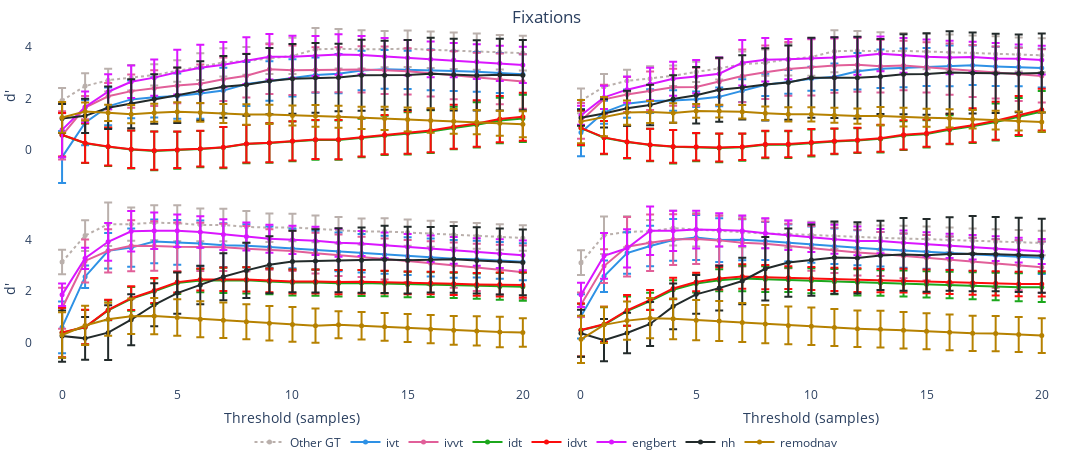

Source (notebook cell):
### Markdown cell above
## Figures
### (1) $d'$ over Thresholds

### Code cell
METRIC = peyes.constants.D_PRIME_STR

dprime_thresholds_figure = ch_sdt.multi_channel_figure(
    csdt_metrics,
    metric=METRIC,
    yaxis_title=r"d'", show_other_gt=True,
    error_bars='std', show_err_bands=False,
    colors={k: v[1] for k, v in LABELER_PLOTTING_CONFIG.items()},
    subplots_hspace=0, subplots_vspace=0,
)

dprime_thresholds_figure.update_layout(
    width=W, height=H,
    title=dict(text=TITLE, y=0.975, x=0.5, xanchor='center'),
    paper_bgcolor='rgba(0, 0, 0, 0)', plot_bgcolor='rgba(0, 0, 0, 0)',
    
    # remove axis grids
    xaxis=dict(showgrid=False, zeroline=False, showline=False), yaxis=dict(showgrid=False, zeroline=False, showline=False),
    xaxis2=dict(showgrid=False, zeroline=False, showline=False), yaxis2=dict(showgrid=False, zeroline=False, showline=False),
    xaxis3=dict(showgrid=False, zeroline=False, showline=False), yaxis3=dict(showgrid=False, zeroline=False, showline=False),
    xaxis4=dict(showgrid=False, zeroline=False, showline=False), yaxis4=dict(showgrid=False, zeroline=False, showline=False),
    
    # move legend to bottom
    legend=dict(orientation="h", yanchor="top", xanchor="center", xref='container', yref='container', x=0.5, y=0.05),
    # showlegend=False,   # hide legend
    margin=dict(l=10, r=0, b=10, t=0, pad=0),
)
dprime_thresholds_figure.layout.annotations = []   # remove subtitles

save_fig(dprime_thresholds_figure, FIG_ID, PANEL_ID, f"{TITLE.lower()}-discrimination_multi_threshold-{METRIC.lower()}", IS_SUPP)
dprime_thresholds_figure.show()

### Figure 1 — Plotly figure (JSON) as saved in the notebook; plotly's stock layout.template omitted (floating-point values rounded to 4 significant figures)
{"data": [{"error_y": {"array": [0.4893, 0.4963, 0.439, 0.4956, 0.412, 0.4166, 0.5189, 0.5506, 0.538, 0.5959, 0.7057, 0.8252, 0.7674, 0.7405, 0.7033, 0.7119, 0.709, 0.7068, 0.7053, 0.6711, 0.6707], "type": "data"}, "legendgroup": "Other GT", "line": {"color": "#bab0ac", "dash": "dot"}, "marker": {"color": "#bab0ac", "size": 5}, "mode": "lines+markers", "name": "Other GT", "showlegend": true, "x": [0, 1, 2, 3, 4, 5, 6, 7, 8, 9, 10, 11, 12, 13, 14, 15, 16, 17, 18, 19, 20], "y": [1.914, 2.474, 2.703, 2.794, 2.905, 3.064, 3.231, 3.394, 3.449, 3.543, 3.645, 3.9, 3.924, 3.898, 3.91, 3.924, 3.884, 3.847, 3.81, 3.789, 3.754], "type": "scatter", "xaxis": "x", "yaxis": "y"}, {"error_y": {"array": [1.01, 0.8778, 0.7339, 0.7284, 0.7843, 0.8787, 0.9805, 0.882, 0.8565, 0.7687, 0.7252, 0.6855, 0.7609, 0.7625, 0.7543, 0.7424, 0.7908, 0.7753, 0.7725, 0.7746, 0.7786], "type": "data"}, "legendgroup": "ivt", "line": {"color": "#2E91E5"}, "marker": {"color": "#2E91E5", "size": 5}, "mode": "lines+markers", "name": "ivt", "showlegend": true, "x": [0, 1, 2, 3, 4, 5, 6, 7, 8, 9, 10, 11, 12, 13, 14, 15, 16, 17, 18, 19, 20], "y": [-0.2812, 1.055, 1.687, 1.958, 2.037, 2.087, 2.183, 2.299, 2.557, 2.674, 2.791, 2.9, 2.955, 3.08, 3.123, 3.105, 3.099, 3.062, 3.027, 2.979, 2.931], "type": "scatter", "xaxis": "x", "yaxis": "y"}, {"error_y": {"array": [0.9364, 0.453, 0.5115, 0.6431, 0.6963, 0.6896, 0.7526, 0.8446, 0.8479, 0.9631, 0.9632, 0.874, 0.8725, 0.8948, 0.9203, 0.8966, 0.9019, 0.9298, 0.9459, 0.9849, 1.056], "type": "data"}, "legendgroup": "ivvt", "line": {"color": "#E15F99"}, "marker": {"color": "#E15F99", "size": 5}, "mode": "lines+markers", "name": "ivvt", "showlegend": true, "x": [0, 1, 2, 3, 4, 5, 6, 7, 8, 9, 10, 11, 12, 13, 14, 15, 16, 17, 18, 19, 20], "y": [0.5621, 1.639, 2.078, 2.279, 2.393, 2.501, 2.564, 2.741, 2.878, 3.131, 3.087, 3.106, 3.11, 3.123, 3.086, 3.047, 2.977, 2.897, 2.824, 2.755, 2.655], "type": "scatter", "xaxis": "x", "yaxis": "y"}, {"error_y": {"array": [0.8513, 0.7693, 0.7412, 0.7336, 0.748, 0.7171, 0.7051, 0.7998, 0.7414, 0.7662, 0.775, 0.7649, 0.766, 0.7478, 0.7613, 0.8181, 0.8256, 0.8264, 0.8778, 0.881, 0.9166], "type": "data"}, "legendgroup": "idt", "line": {"color": "#1CA71C"}, "marker": {"color": "#1CA71C", "size": 5}, "mode": "lines+markers", "name": "idt", "showlegend": true, "x": [0, 1, 2, 3, 4, 5, 6, 7, 8, 9, 10, 11, 12, 13, 14, 15, 16, 17, 18, 19, 20], "y": [0.5764, 0.2569, 0.1155, 0.01273, -0.04039, -0.01311, 0.02905, 0.08707, 0.2235, 0.261, 0.3287, 0.3801, 0.3773, 0.4626, 0.5601, 0.6408, 0.7079, 0.8481, 0.9705, 1.137, 1.217], "type": "scatter", "xaxis": "x", "yaxis": "y"}, {"error_y": {"array": [0.8471, 0.7642, 0.7363, 0.729, 0.7424, 0.7086, 0.6935, 0.7865, 0.7291, 0.7552, 0.7644, 0.7559, 0.7618, 0.7499, 0.7601, 0.8226, 0.8432, 0.8567, 0.9018, 0.8991, 0.9313], "type": "data"}, "legendgroup": "idvt", "line": {"color": "#FB0D0D"}, "marker": {"color": "#FB0D0D", "size": 5}, "mode": "lines+markers", "name": "idvt", "showlegend": true, "x": [0, 1, 2, 3, 4, 5, 6, 7, 8, 9, 10, 11, 12, 13, 14, 15, 16, 17, 18, 19, 20], "y": [0.5854, 0.2673, 0.1268, 0.02483, -0.02764, 0.0002573, 0.04301, 0.1016, 0.2392, 0.2778, 0.3468, 0.4003, 0.4002, 0.49, 0.5887, 0.6745, 0.751, 0.8976, 1.024, 1.195, 1.28], "type": "scatter", "xaxis": "x", "yaxis": "y"}, {"error_y": {"array": [1.064, 0.5971, 0.6747, 0.6293, 0.705, 0.8703, 0.8992, 0.8774, 0.907, 0.8803, 0.8189, 0.7723, 0.784, 0.7417, 0.7174, 0.6885, 0.6927, 0.6636, 0.6729, 0.6851, 0.7013], "type": "data"}, "legendgroup": "engbert", "line": {"color": "#DA16FF"}, "marker": {"color": "#DA16FF", "size": 5}, "mode": "lines+markers", "name": "engbert", "showlegend": true, "x": [0, 1, 2, 3, 4, 5, 6, 7, 8, 9, 10, 11, 12, 13, 14, 15, 16, 17, 18, 19, 20], "y": [0.7758, 1.666, 2.256, 2.642, 2.803, 3.014, 3.183, 3.305, 3.458, 3.614, 3.61, 3.641, 3.701, 3.676, 3.622, 3.575, 3.513, 3.482, 3.42, 3.359, 3.296], "type": "scatter", "xaxis": "x", "yaxis": "y"}, {"error_y": {"array": [0.5631, 0.6636, 0.8242, 0.9527, 0.9605, 1.078, 1.153, 1.201, 1.201, 1.284, 1.356, 1.352, 1.309, 1.375, 1.341, 1.36, 1.402, 1.392, 1.365, 1.394, 1.365], "type": "data"}, "legendgroup": "nh", "line": {"color": "#222A2A"}, "marker": {"color": "#222A2A", "size": 5}, "mode": "lines+markers", "name": "nh", "showlegend": true, "x": [0, 1, 2, 3, 4, 5, 6, 7, 8, 9, 10, 11, 12, 13, 14, 15, 16, 17, 18, 19, 20], "y": [1.218, 1.319, 1.631, 1.787, 1.972, 2.118, 2.289, 2.446, 2.523, 2.67, 2.755, 2.795, 2.808, 2.893, 2.895, 2.907, 2.952, 2.919, 2.889, 2.918, 2.897], "type": "scatter", "xaxis": "x", "yaxis": "y"}, {"error_y": {"array": [0.5941, 0.3499, 0.3145, 0.3523, 0.3506, 0.3725, 0.3629, 0.3691, 0.3978, 0.3726, 0.3867, 0.4208, 0.4259, 0.4334, 0.4523, 0.4618, 0.4726, 0.4804, 0.4711, 0.4865, 0.5045], "type": "data"}, "legendgroup": "remodnav", "line": {"color": "#B68100"}, "marker": {"color": "#B68100", "size": 5}, "mode": "lines+markers", "name": "remodnav", "showlegend": true, "x": [0, 1, 2, 3, 4, 5, 6, 7, 8, 9, 10, 11, 12, 13, 14, 15, 16, 17, 18, 19, 20], "y": [1.258, 1.491, 1.436, 1.384, 1.438, 1.477, 1.45, 1.41, 1.368, 1.375, 1.334, 1.315, 1.286, 1.242, 1.221, 1.179, 1.137, 1.106, 1.077, 1.035, 0.9936], "type": "scatter", "xaxis": "x", "yaxis": "y"}, {"error_y": {"array": [0.4836, 0.4879, 0.4314, 0.4779, 0.3976, 0.3953, 0.4287, 0.4935, 0.5087, 0.6238, 0.7292, 0.8159, 0.76, 0.7347, 0.699, 0.6925, 0.6907, 0.6894, 0.6887, 0.6567, 0.6568], "type": "data"}, "legendgroup": "Other GT", "line": {"color": "#bab0ac", "dash": "dot"}, "marker": {"color": "#bab0ac", "size": 5}, "mode": "lines+markers", "name": "Other GT", "showlegend": false, "x": [0, 1, 2, 3, 4, 5, 6, 7, 8, 9, 10, 11, 12, 13, 14, 15, 16, 17, 18, 19, 20], "y": [1.901, 2.453, 2.677, 2.763, 2.872, 3.025, 3.158, 3.322, 3.383, 3.507, 3.606, 3.825, 3.849, 3.824, 3.837, 3.817, 3.782, 3.749, 3.717, 3.7, 3.669], "type": "scatter", "xaxis": "x2", "yaxis": "y2"}, {"error_y": {"array": [0.919, 0.4472, 0.5479, 0.4611, 0.3977, 0.3008, 0.3665, 0.4393, 0.4337, 0.4587, 0.4643, 0.5137, 0.7109, 0.7507, 0.7545, 0.7361, 0.7935, 0.7659, 0.7626, 0.7519, 0.7503], "type": "data"}, "legendgroup": "ivt", "line": {"color": "#2E91E5"}, "marker": {"color": "#2E91E5", "size": 5}, "mode": "lines+markers", "name": "ivt", "showlegend": false, "x": [0, 1, 2, 3, 4, 5, 6, 7, 8, 9, 10, 11, 12, 13, 14, 15, 16, 17, 18, 19, 20], "y": [0.6699, 1.455, 1.792, 1.892, 1.913, 1.964, 2.056, 2.298, 2.523, 2.638, 2.757, 2.84, 3.051, 3.148, 3.183, 3.213, 3.26, 3.284, 3.239, 3.216, 3.174], "type": "scatter", "xaxis": "x2", "yaxis": "y2"}, {"error_y": {"array": [0.6912, 0.5696, 0.6787, 0.7441, 0.7175, 0.7419, 0.8986, 1.024, 1.038, 1.041, 1.093, 1.053, 1.045, 1.022, 0.9623, 0.9767, 0.9932, 1.012, 1.009, 1.034, 1.036], "type": "data"}, "legendgroup": "ivvt", "line": {"color": "#E15F99"}, "marker": {"color": "#E15F99", "size": 5}, "mode": "lines+markers", "name": "ivvt", "showlegend": false, "x": [0, 1, 2, 3, 4, 5, 6, 7, 8, 9, 10, 11, 12, 13, 14, 15, 16, 17, 18, 19, 20], "y": [1.125, 1.959, 2.149, 2.293, 2.428, 2.443, 2.642, 2.869, 3.009, 3.141, 3.201, 3.269, 3.299, 3.245, 3.274, 3.202, 3.131, 3.061, 3.001, 2.93, 2.87], "type": "scatter", "xaxis": "x2", "yaxis": "y2"}, {"error_y": {"array": [0.6765, 0.6443, 0.6375, 0.6313, 0.6477, 0.5414, 0.555, 0.5212, 0.5205, 0.5177, 0.5213, 0.4948, 0.4817, 0.5255, 0.5592, 0.5289, 0.5603, 0.6433, 0.7175, 0.7376, 0.7959], "type": "data"}, "legendgroup": "idt", "line": {"color": "#1CA71C"}, "marker": {"color": "#1CA71C", "size": 5}, "mode": "lines+markers", "name": "idt", "showlegend": false, "x": [0, 1, 2, 3, 4, 5, 6, 7, 8, 9, 10, 11, 12, 13, 14, 15, 16, 17, 18, 19, 20], "y": [0.8435, 0.4713, 0.3018, 0.1864, 0.1175, 0.1023, 0.0703, 0.1011, 0.1986, 0.2023, 0.2674, 0.3228, 0.3604, 0.4256, 0.5546, 0.6185, 0.7809, 0.9116, 1.083, 1.275, 1.49], "type": "scatter", "xaxis": "x2", "yaxis": "y2"}, {"error_y": {"array": [0.668, 0.6348, 0.6289, 0.6214, 0.6364, 0.5314, 0.5435, 0.5112, 0.5178, 0.5154, 0.517, 0.4903, 0.4787, 0.5235, 0.5668, 0.5317, 0.583, 0.6586, 0.7386, 0.7559, 0.8104], "type": "data"}, "legendgroup": "idvt", "line": {"color": "#FB0D0D"}, "marker": {"color": "#FB0D0D", "size": 5}, "mode": "lines+markers", "name": "idvt", "showlegend": false, "x": [0, 1, 2, 3, 4, 5, 6, 7, 8, 9, 10, 11, 12, 13, 14, 15, 16, 17, 18, 19, 20], "y": [0.855, 0.4845, 0.3163, 0.2018, 0.1338, 0.1199, 0.08877, 0.121, 0.2211, 0.2265, 0.2929, 0.339, 0.3778, 0.4466, 0.5829, 0.6479, 0.8219, 0.9554, 1.131, 1.332, 1.558], "type": "scatter", "xaxis": "x2", "yaxis": "y2"}, {"error_y": {"array": [0.3678, 0.449, 0.5058, 0.6318, 0.6579, 0.6434, 0.6293, 0.885, 0.8434, 0.778, 0.7658, 0.7763, 0.731, 0.6757, 0.6723, 0.6699, 0.6462, 0.5924, 0.5929, 0.555, 0.558], "type": "data"}, "legendgroup": "engbert", "line": {"color": "#DA16FF"}, "marker": {"color": "#DA16FF", "size": 5}, "mode": "lines+markers", "name": "engbert", "showlegend": false, "x": [0, 1, 2, 3, 4, 5, 6, 7, 8, 9, 10, 11, 12, 13, 14, 15, 16, 17, 18, 19, 20], "y": [1.342, 2.036, 2.336, 2.555, 2.759, 2.843, 2.954, 3.377, 3.493, 3.519, 3.551, 3.585, 3.644, 3.725, 3.667, 3.61, 3.583, 3.602, 3.549, 3.538, 3.486], "type": "scatter", "xaxis": "x2", "yaxis": "y2"}, {"error_y": {"array": [0.3156, 0.5492, 0.6806, 0.7859, 0.9191, 1.093, 1.24, 1.246, 1.404, 1.441, 1.554, 1.569, 1.583, 1.456, 1.554, 1.584, 1.601, 1.57, 1.542, 1.507, 1.534], "type": "data"}, "legendgroup": "nh", "line": {"color": "#222A2A"}, "marker": {"color": "#222A2A", "size": 5}, "mode": "lines+markers", "name": "nh", "showlegend": false, "x": [0, 1, 2, 3, 4, 5, 6, 7, 8, 9, 10, 11, 12, 13, 14, 15, 16, 17, 18, 19, 20], "y": [1.246, 1.413, 1.612, 1.736, 1.973, 2.118, 2.335, 2.422, 2.54, 2.609, 2.796, 2.802, 2.801, 2.847, 2.935, 2.941, 3.001, 2.983, 2.968, 2.967, 2.98], "type": "scatter", "xaxis": "x2", "yaxis": "y2"}, {"error_y": {"array": [0.8439, 0.7615, 0.4716, 0.4252, 0.3802, 0.2667, 0.2458, 0.2599, 0.2629, 0.2786, 0.2732, 0.2944, 0.2961, 0.3569, 0.3607, 0.3483, 0.355, 0.3589, 0.3634, 0.3687, 0.3749], "type": "data"}, "legendgroup": "remodnav", "line": {"color": "#B68100"}, "marker": {"color": "#B68100", "size": 5}, "mode": "lines+markers", "name": "remodnav", "showlegend": false, "x": [0, 1, 2, 3, 4, 5, 6, 7, 8, 9, 10, 11, 12, 13, 14, 15, 16, 17, 18, 19, 20], "y": [1.095, 1.285, 1.448, 1.466, 1.43, 1.508, 1.504, 1.479, 1.421, 1.379, 1.377, 1.341, 1.309, 1.309, 1.269, 1.249, 1.224, 1.187, 1.151, 1.115, 1.079], "type": "scatter", "xaxis": "x2", "yaxis": "y2"}, {"error_y": {"array": [0.4755, 0.5961, 0.8445, 0.6472, 0.6812, 0.6981, 0.6362, 0.6288, 0.6134, 0.5535, 0.5329, 0.5231, 0.5145, 0.5072, 0.5135, 0.5083, 0.5041, 0.5008, 0.4985, 0.497, 0.4966], "type": "data"}, "legendgroup": "Other GT", "line": {"color": "#bab0ac", "dash": "dot"}, "marker": {"color": "#bab0ac", "size": 5}, "mode": "lines+markers", "name": "Other GT", "showlegend": false, "x": [0, 1, 2, 3, 4, 5, 6, 7, 8, 9, 10, 11, 12, 13, 14, 15, 16, 17, 18, 19, 20], "y": [3.126, 4.152, 4.597, 4.597, 4.653, 4.631, 4.569, 4.562, 4.491, 4.46, 4.47, 4.414, 4.361, 4.311, 4.314, 4.268, 4.224, 4.181, 4.14, 4.1, 4.062], "type": "scatter", "xaxis": "x3", "yaxis": "y3"}, {"error_y": {"array": [1.006, 0.4386, 0.6852, 0.7465, 0.8467, 0.8649, 0.8894, 0.8455, 0.8349, 0.7991, 0.7674, 0.7583, 0.7508, 0.7447, 0.74, 0.7367, 0.7348, 0.7344, 0.7112, 0.7144, 0.7198], "type": "data"}, "legendgroup": "ivt", "line": {"color": "#2E91E5"}, "marker": {"color": "#2E91E5", "size": 5}, "mode": "lines+markers", "name": "ivt", "showlegend": false, "x": [0, 1, 2, 3, 4, 5, 6, 7, 8, 9, 10, 11, 12, 13, 14, 15, 16, 17, 18, 19, 20], "y": [0.5922, 2.557, 3.565, 3.685, 3.926, 3.889, 3.849, 3.782, 3.761, 3.706, 3.65, 3.585, 3.524, 3.466, 3.41, 3.356, 3.303, 3.251, 3.239, 3.187, 3.137], "type": "scatter", "xaxis": "x3", "yaxis": "y3"}, {"error_y": {"array": [0.7983, 0.8329, 0.8389, 0.9889, 0.9565, 0.9492, 0.9395, 0.9175, 0.8774, 0.7868, 0.781, 0.7917, 0.8048, 0.7797, 0.7984, 0.8204, 0.8463, 0.8773, 0.9156, 0.9653, 1.04], "type": "data"}, "legendgroup": "ivvt", "line": {"color": "#E15F99"}, "marker": {"color": "#E15F99", "size": 5}, "mode": "lines+markers", "name": "ivvt", "showlegend": false, "x": [0, 1, 2, 3, 4, 5, 6, 7, 8, 9, 10, 11, 12, 13, 14, 15, 16, 17, 18, 19, 20], "y": [1.333, 3.168, 3.563, 3.761, 3.748, 3.715, 3.714, 3.696, 3.645, 3.61, 3.558, 3.471, 3.387, 3.323, 3.243, 3.163, 3.084, 3.002, 2.918, 2.829, 2.728], "type": "scatter", "xaxis": "x3", "yaxis": "y3"}, {"error_y": {"array": [0.9669, 0.6738, 0.3867, 0.4596, 0.4962, 0.429, 0.4542, 0.4895, 0.5057, 0.5003, 0.5055, 0.509, 0.5139, 0.5089, 0.49, 0.4952, 0.4824, 0.4874, 0.4927, 0.5187, 0.5424], "type": "data"}, "legendgroup": "idt", "line": {"color": "#1CA71C"}, "marker": {"color": "#1CA71C", "size": 5}, "mode": "lines+markers", "name": "idt", "showlegend": false, "x": [0, 1, 2, 3, 4, 5, 6, 7, 8, 9, 10, 11, 12, 13, 14, 15, 16, 17, 18, 19, 20], "y": [0.3822, 0.5952, 1.249, 1.698, 1.992, 2.312, 2.405, 2.417, 2.415, 2.374, 2.331, 2.329, 2.303, 2.312, 2.291, 2.258, 2.25, 2.221, 2.192, 2.181, 2.164], "type": "scatter", "xaxis": "x3", "yaxis": "y3"}, {"error_y": {"array": [0.9571, 0.6708, 0.3932, 0.463, 0.4861, 0.4014, 0.4248, 0.4551, 0.468, 0.4604, 0.4641, 0.4649, 0.467, 0.4606, 0.4378, 0.4409, 0.4393, 0.442, 0.4449, 0.4674, 0.4883], "type": "data"}, "legendgroup": "idvt", "line": {"color": "#FB0D0D"}, "marker": {"color": "#FB0D0D", "size": 5}, "mode": "lines+markers", "name": "idvt", "showlegend": false, "x": [0, 1, 2, 3, 4, 5, 6, 7, 8, 9, 10, 11, 12, 13, 14, 15, 16, 17, 18, 19, 20], "y": [0.3909, 0.6062, 1.266, 1.723, 2.021, 2.347, 2.446, 2.459, 2.453, 2.414, 2.372, 2.372, 2.347, 2.36, 2.348, 2.317, 2.313, 2.286, 2.259, 2.252, 2.237], "type": "scatter", "xaxis": "x3", "yaxis": "y3"}, {"error_y": {"array": [0.4369, 0.4122, 0.733, 0.7885, 0.7077, 0.6283, 0.6113, 0.5995, 0.5465, 0.5397, 0.549, 0.5444, 0.5446, 0.4887, 0.4944, 0.5019, 0.5112, 0.5227, 0.5369, 0.5546, 0.5769], "type": "data"}, "legendgroup": "engbert", "line": {"color": "#DA16FF"}, "marker": {"color": "#DA16FF", "size": 5}, "mode": "lines+markers", "name": "engbert", "showlegend": false, "x": [0, 1, 2, 3, 4, 5, 6, 7, 8, 9, 10, 11, 12, 13, 14, 15, 16, 17, 18, 19, 20], "y": [1.853, 3.272, 3.912, 4.32, 4.338, 4.343, 4.296, 4.192, 4.117, 4.03, 3.988, 3.948, 3.874, 3.846, 3.776, 3.709, 3.643, 3.579, 3.515, 3.452, 3.388], "type": "scatter", "xaxis": "x3", "yaxis": "y3"}, {"error_y": {"array": [0.9951, 0.825, 1.059, 0.9916, 0.8315, 0.8008, 0.7485, 0.9101, 1.074, 1.106, 1.192, 1.226, 1.244, 1.265, 1.306, 1.293, 1.267, 1.291, 1.286, 1.281, 1.277], "type": "data"}, "legendgroup": "nh", "line": {"color": "#222A2A"}, "marker": {"color": "#222A2A", "size": 5}, "mode": "lines+markers", "name": "nh", "showlegend": false, "x": [0, 1, 2, 3, 4, 5, 6, 7, 8, 9, 10, 11, 12, 13, 14, 15, 16, 17, 18, 19, 20], "y": [0.2513, 0.1639, 0.3864, 0.8885, 1.468, 1.921, 2.238, 2.558, 2.802, 3.019, 3.144, 3.168, 3.197, 3.198, 3.229, 3.198, 3.215, 3.23, 3.19, 3.151, 3.112], "type": "scatter", "xaxis": "x3", "yaxis": "y3"}, {"error_y": {"array": [0.8851, 0.7609, 0.6397, 0.6899, 0.7043, 0.7077, 0.6994, 0.6918, 0.6818, 0.6731, 0.673, 0.667, 0.5245, 0.5329, 0.5396, 0.5439, 0.5501, 0.5585, 0.5669, 0.589, 0.5565], "type": "data"}, "legendgroup": "remodnav", "line": {"color": "#B68100"}, "marker": {"color": "#B68100", "size": 5}, "mode": "lines+markers", "name": "remodnav", "showlegend": false, "x": [0, 1, 2, 3, 4, 5, 6, 7, 8, 9, 10, 11, 12, 13, 14, 15, 16, 17, 18, 19, 20], "y": [0.2963, 0.665, 0.9028, 1.021, 1.028, 0.9737, 0.9069, 0.8673, 0.8072, 0.7513, 0.7067, 0.6564, 0.6922, 0.6504, 0.6136, 0.5672, 0.5213, 0.4753, 0.4512, 0.4119, 0.392], "type": "scatter", "xaxis": "x3", "yaxis": "y3"}, {"error_y": {"array": [0.4795, 0.7299, 0.6026, 0.4431, 0.6724, 0.6566, 0.6049, 0.5859, 0.5742, 0.5266, 0.5063, 0.4986, 0.4919, 0.4861, 0.4879, 0.4842, 0.4812, 0.479, 0.4775, 0.4768, 0.4768], "type": "data"}, "legendgroup": "Other GT", "line": {"color": "#bab0ac", "dash": "dot"}, "marker": {"color": "#bab0ac", "size": 5}, "mode": "lines+markers", "name": "Other GT", "showlegend": false, "x": [0, 1, 2, 3, 4, 5, 6, 7, 8, 9, 10, 11, 12, 13, 14, 15, 16, 17, 18, 19, 20], "y": [3.1, 4.166, 4.3, 4.319, 4.444, 4.384, 4.334, 4.288, 4.232, 4.212, 4.183, 4.14, 4.1, 4.062, 4.05, 4.017, 3.984, 3.953, 3.923, 3.894, 3.866], "type": "scatter", "xaxis": "x4", "yaxis": "y4"}, {"error_y": {"array": [0.8574, 0.6086, 0.8035, 0.7875, 0.8093, 0.8726, 0.851, 0.7926, 0.7352, 0.7192, 0.7051, 0.6926, 0.6816, 0.6717, 0.663, 0.6552, 0.6484, 0.6425, 0.6374, 0.6331, 0.6295], "type": "data"}, "legendgroup": "ivt", "line": {"color": "#2E91E5"}, "marker": {"color": "#2E91E5", "size": 5}, "mode": "lines+markers", "name": "ivt", "showlegend": false, "x": [0, 1, 2, 3, 4, 5, 6, 7, 8, 9, 10, 11, 12, 13, 14, 15, 16, 17, 18, 19, 20], "y": [1.021, 2.573, 3.475, 3.75, 3.984, 4.075, 3.979, 3.993, 3.94, 3.868, 3.801, 3.739, 3.68, 3.625, 3.572, 3.521, 3.472, 3.425, 3.38, 3.336, 3.292], "type": "scatter", "xaxis": "x4", "yaxis": "y4"}, {"error_y": {"array": [0.4761, 0.6552, 1.157, 1.1, 0.9844, 0.9711, 0.9581, 0.925, 0.8573, 0.8622, 0.8689, 0.8772, 0.8872, 0.8546, 0.8678, 0.8827, 0.8997, 0.919, 0.941, 0.9665, 0.9964], "type": "data"}, "legendgroup": "ivvt", "line": {"color": "#E15F99"}, "marker": {"color": "#E15F99", "size": 5}, "mode": "lines+markers", "name": "ivvt", "showlegend": false, "x": [0, 1, 2, 3, 4, 5, 6, 7, 8, 9, 10, 11, 12, 13, 14, 15, 16, 17, 18, 19, 20], "y": [1.467, 2.969, 3.72, 3.875, 3.998, 4.017, 3.967, 3.874, 3.839, 3.745, 3.658, 3.575, 3.495, 3.436, 3.362, 3.289, 3.217, 3.145, 3.073, 3.001, 2.927], "type": "scatter", "xaxis": "x4", "yaxis": "y4"}, {"error_y": {"array": [1.031, 0.6726, 0.5631, 0.3293, 0.3676, 0.3489, 0.4285, 0.4941, 0.4986, 0.4742, 0.485, 0.4907, 0.5059, 0.4989, 0.5025, 0.5092, 0.5162, 0.5238, 0.5318, 0.5406, 0.5679], "type": "data"}, "legendgroup": "idt", "line": {"color": "#1CA71C"}, "marker": {"color": "#1CA71C", "size": 5}, "mode": "lines+markers", "name": "idt", "showlegend": false, "x": [0, 1, 2, 3, 4, 5, 6, 7, 8, 9, 10, 11, 12, 13, 14, 15, 16, 17, 18, 19, 20], "y": [0.4792, 0.6944, 1.221, 1.608, 2.049, 2.289, 2.419, 2.487, 2.462, 2.435, 2.402, 2.363, 2.337, 2.313, 2.295, 2.264, 2.234, 2.205, 2.177, 2.149, 2.147], "type": "scatter", "xaxis": "x4", "yaxis": "y4"}, {"error_y": {"array": [1.026, 0.6776, 0.5931, 0.3859, 0.4105, 0.3589, 0.4298, 0.4736, 0.4721, 0.4419, 0.4482, 0.4509, 0.4615, 0.449, 0.4605, 0.4629, 0.4654, 0.4679, 0.4704, 0.4729, 0.4888], "type": "data"}, "legendgroup": "idvt", "line": {"color": "#FB0D0D"}, "marker": {"color": "#FB0D0D", "size": 5}, "mode": "lines+markers", "name": "idvt", "showlegend": false, "x": [0, 1, 2, 3, 4, 5, 6, 7, 8, 9, 10, 11, 12, 13, 14, 15, 16, 17, 18, 19, 20], "y": [0.4908, 0.71, 1.252, 1.652, 2.102, 2.348, 2.491, 2.562, 2.541, 2.517, 2.487, 2.451, 2.428, 2.407, 2.402, 2.375, 2.348, 2.323, 2.299, 2.275, 2.278], "type": "scatter", "xaxis": "x4", "yaxis": "y4"}, {"error_y": {"array": [0.4661, 0.8874, 0.7434, 0.941, 0.7787, 0.7303, 0.6445, 0.5922, 0.582, 0.5737, 0.567, 0.5617, 0.5575, 0.4714, 0.4713, 0.4722, 0.4739, 0.4765, 0.4798, 0.484, 0.489], "type": "data"}, "legendgroup": "engbert", "line": {"color": "#DA16FF"}, "marker": {"color": "#DA16FF", "size": 5}, "mode": "lines+markers", "name": "engbert", "showlegend": false, "x": [0, 1, 2, 3, 4, 5, 6, 7, 8, 9, 10, 11, 12, 13, 14, 15, 16, 17, 18, 19, 20], "y": [1.852, 3.37, 3.66, 4.34, 4.336, 4.386, 4.371, 4.339, 4.247, 4.163, 4.085, 4.013, 3.944, 3.939, 3.875, 3.814, 3.755, 3.698, 3.642, 3.588, 3.535], "type": "scatter", "xaxis": "x4", "yaxis": "y4"}, {"error_y": {"array": [0.9121, 0.8189, 0.7834, 0.8567, 0.8845, 0.7555, 0.8672, 0.8984, 1.231, 1.327, 1.38, 1.399, 1.379, 1.345, 1.411, 1.408, 1.422, 1.46, 1.444, 1.441, 1.438], "type": "data"}, "legendgroup": "nh", "line": {"color": "#222A2A"}, "marker": {"color": "#222A2A", "size": 5}, "mode": "lines+markers", "name": "nh", "showlegend": false, "x": [0, 1, 2, 3, 4, 5, 6, 7, 8, 9, 10, 11, 12, 13, 14, 15, 16, 17, 18, 19, 20], "y": [0.3637, 0.09471, 0.3738, 0.723, 1.406, 1.872, 2.114, 2.391, 2.865, 3.104, 3.202, 3.298, 3.287, 3.382, 3.422, 3.385, 3.437, 3.451, 3.433, 3.4, 3.369], "type": "scatter", "xaxis": "x4", "yaxis": "y4"}, {"error_y": {"array": [0.9159, 0.7064, 0.742, 0.7843, 0.7914, 0.7805, 0.7726, 0.7563, 0.7418, 0.7288, 0.727, 0.7163, 0.7066, 0.7132, 0.7053, 0.6982, 0.692, 0.6866, 0.6848, 0.6803, 0.677], "type": "data"}, "legendgroup": "remodnav", "line": {"color": "#B68100"}, "marker": {"color": "#B68100", "size": 5}, "mode": "lines+markers", "name": "remodnav", "showlegend": false, "x": [0, 1, 2, 3, 4, 5, 6, 7, 8, 9, 10, 11, 12, 13, 14, 15, 16, 17, 18, 19, 20], "y": [0.1267, 0.6889, 0.8528, 0.9489, 0.9219, 0.8694, 0.8374, 0.7761, 0.7199, 0.6678, 0.6303, 0.5838, 0.5392, 0.5199, 0.4783, 0.4376, 0.3976, 0.3579, 0.35, 0.311, 0.2717], "type": "scatter", "xaxis": "x4", "yaxis": "y4"}], "layout": {"xaxis": {"anchor": "y", "domain": [0.0, 0.49], "matches": "x3", "showticklabels": false, "showgrid": false, "zeroline": false, "showline": false}, "yaxis": {"anchor": "x", "domain": [0.5, 1.0], "matches": "y3", "title": {"text": "d'"}, "showgrid": false, "zeroline": false, "showline": false}, "xaxis2": {"anchor": "y2", "domain": [0.49, 0.98], "matches": "x3", "showticklabels": false, "showgrid": false, "zeroline": false, "showline": false}, "yaxis2": {"anchor": "x2", "domain": [0.5, 1.0], "matches": "y3", "showticklabels": false, "showgrid": false, "zeroline": false, "showline": false}, "xaxis3": {"anchor": "y3", "domain": [0.0, 0.49], "title": {"text": "Threshold (samples)"}, "showgrid": false, "zeroline": false, "showline": false}, "yaxis3": {"anchor": "x3", "domain": [0.0, 0.5], "title": {"text": "d'"}, "showgrid": false, "zeroline": false, "showline": false}, "xaxis4": {"anchor": "y4", "domain": [0.49, 0.98], "matches": "x3", "title": {"text": "Threshold (samples)"}, "showgrid": false, "zeroline": false, "showline": false}, "yaxis4": {"anchor": "x4", "domain": [0.0, 0.5], "matches": "y3", "showticklabels": false, "showgrid": false, "zeroline": false, "showline": false}, "legend": {"orientation": "h", "yanchor": "top", "y": 0.05, "xanchor": "center", "x": 0.5, "xref": "container", "yref": "container"}, "title": {"text": "Fixations", "y": 0.975, "x": 0.5, "xanchor": "center"}, "margin": {"l": 10, "r": 0, "b": 10, "t": 0, "pad": 0}, "width": 1300, "height": 450, "paper_bgcolor": "rgba(0, 0, 0, 0)", "plot_bgcolor": "rgba(0, 0, 0, 0)"}}
